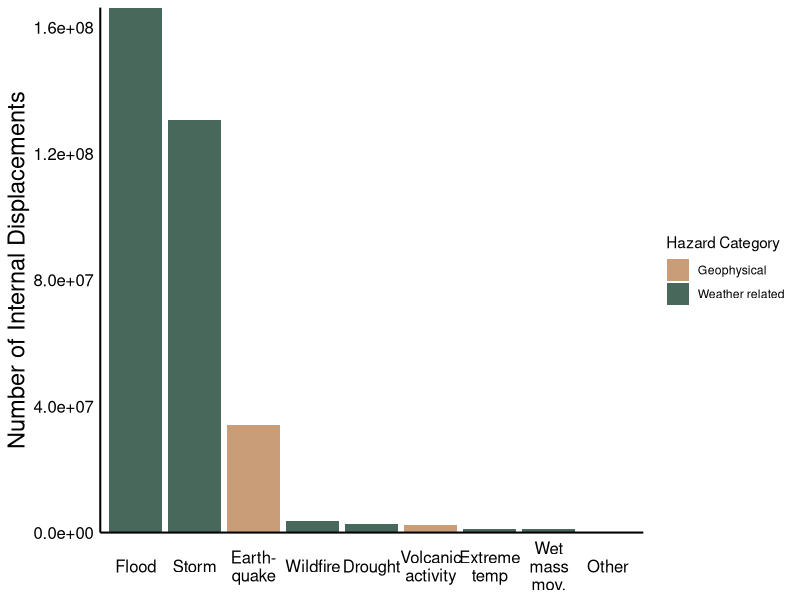

This chart was generated by the following R code:
# Script for generating Figure 1C
# Number of IDPs caused by hazard type between 2008 and 2021 as a bar chart

# Load packages
library(readxl)
library(ggplot2)
library(cowplot)
library(dplyr)
library(tidyverse)
library(gridExtra)

# Read in data
data <- read_excel("data/Internal Displacement Data/IDMC_Internal_Displacement_Disasters_Events_2008_2021.xlsx") ## Beware of path

# Process the data
process_data_fig1c <- function(x) {
  processed <- x %>%
    filter(!row_number() %in% 1) %>%
    mutate(
      `Internal Displacements` = replace(`Internal Displacements`, is.na(`Internal Displacements`), 0),
      `Hazard Type` = case_when(
        `Hazard Type` %in% c("Wet mass movement", "Wet Mass movement") ~ "Wet Mass Movement",
        `Hazard Type` == "Volcanic eruption" ~ "Volcanic activity",
        TRUE ~ `Hazard Type`
      ),
      `Internal Displacements` = as.numeric(`Internal Displacements`)
    ) %>%
    group_by(Year) %>%
    mutate(sum_idps_per_year = sum(`Internal Displacements`)) %>%
    ungroup() %>%
    group_by(`Hazard Type`) %>%
    mutate(
      sum_idps_per_hazard_type = sum(`Internal Displacements`),
      number_records_per_hazard_type = n(),
      number_countries_per_hazard_type = n_distinct(ISO3)
    ) %>%
    ungroup() %>%
    group_by(`Hazard Type`, Year) %>%
    mutate(
      number_records_per_year_by_hazard_type = n(),
      sum_idps_per_year_by_hazard_type = sum(`Internal Displacements`),
      proportion_of_records_made_up_by_hazard_type_per_year = sum_idps_per_year_by_hazard_type / sum_idps_per_year
    ) %>%
    ungroup() %>%
    group_by(`Hazard Type`, ISO3) %>%
    mutate(
      number_records_per_hazard_type_and_country = n(),
      proportion_of_records_made_up_by_country_per_hazard_type = number_records_per_hazard_type_and_country / number_records_per_hazard_type
    ) %>%
    ungroup() %>%
    select(`Hazard Type`, sum_idps_per_hazard_type, `Hazard Category`) %>%
    mutate(
      `Hazard Type` = recode(
        `Hazard Type`,
        "Dry mass movement" = "Other",
        "Mass movement" = "Other",
        "Severe winter condition" = "Other",
        "Volcanic activity" = "Volcanic\nactivity",
        "Wet Mass Movement" = "Wet\nmass\nmov.",
        "Extreme temperature" = "Extreme\ntemp",
        "Earthquake" = 'Earth-\nquake'
      ),
      `Hazard Type` = replace(`Hazard Type`, is.na(`Hazard Type`), "Other")
    ) %>%
    group_by(`Hazard Type`) %>%
    filter(row_number() == 1)
  return(processed)
}

# Applying the process_data function
data_fig1c <- process_data_fig1c(data)

data_fig1c$`Hazard Category`[data_fig1c$`Hazard Type` == 'Other'] <- "Weather related"

# Setting the order of the bars along the x axis
positions_1c <- c("Flood", "Storm", 'Earth-\nquake', "Wildfire", "Drought", "Volcanic\nactivity", "Extreme\ntemp","Wet\nmass\nmov.", "Other")

# Figure 1c ggplot script
plot_1c <- ggplot(data=data_fig1c, aes(x=`Hazard Type`, y=sum_idps_per_hazard_type))+
  geom_col(aes(fill = `Hazard Category`), alpha = 0.8)+
  scale_x_discrete(limits = positions_1c)+
  scale_fill_manual(values = c("#bb8557", "#1b4332"))+
  scale_y_continuous(expand=c(0, 0))+
  theme_minimal()+
  labs(y = "Number of Internal Displacements")+
  theme(axis.text.x = element_text(angle = 0, vjust = 0.5, hjust=0.5, colour = "black", size = 12),
        axis.text.y = element_text(colour = "black", size = 12),
        axis.title.x=element_blank(),
        axis.title.y = element_text(size = 17),
        panel.grid.major = element_blank(),
        panel.grid.minor = element_blank(),
        axis.line.x = element_line(color="black", size = 0.7),
        axis.line.y = element_line(color="black", size = 0.7))

pdf("plot_1c.pdf", width = 9, height = 7)
plot_1c
dev.off()


